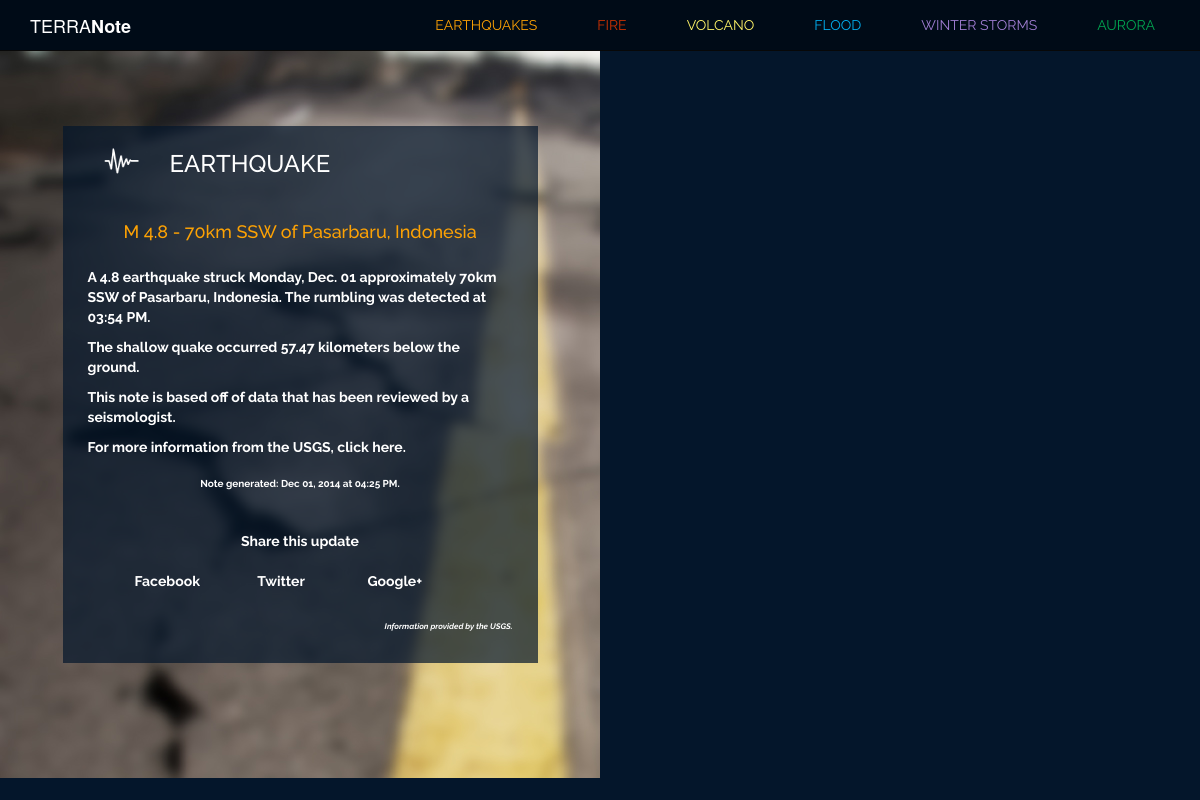
Page /quakes/usb000t1zr on the earlier database version.
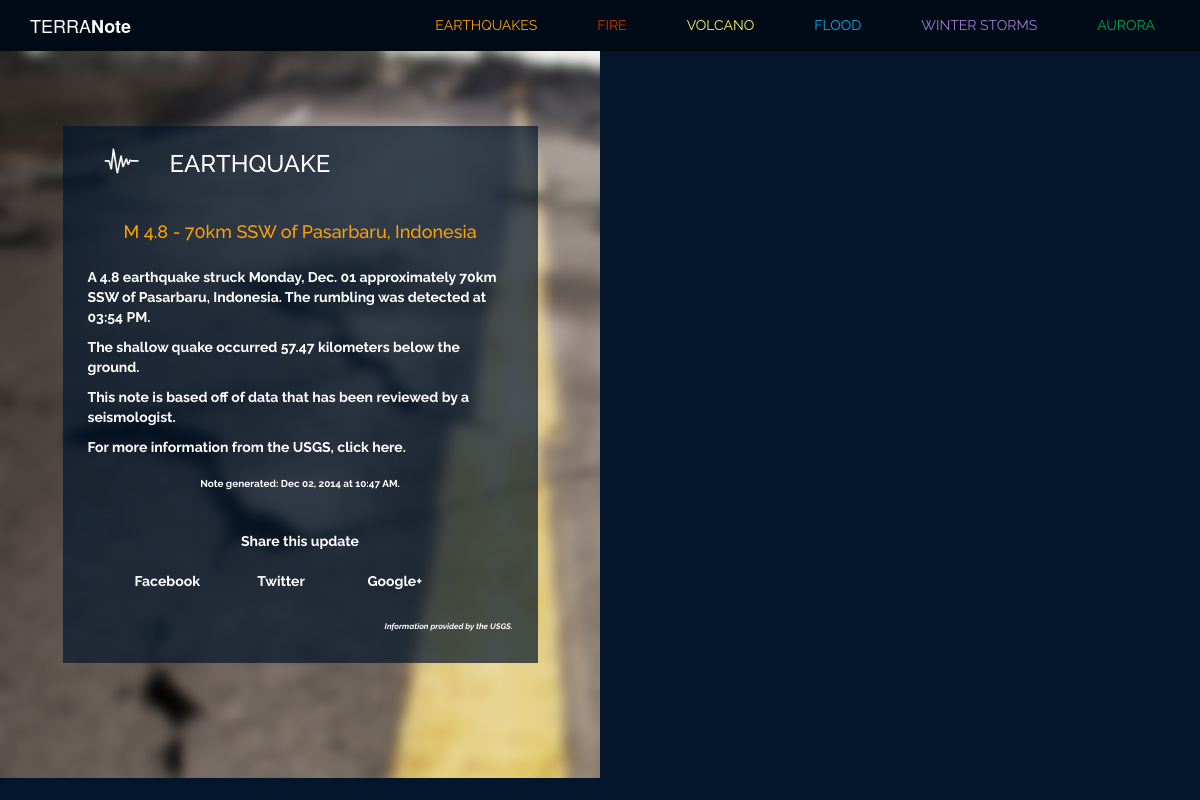
Same page on the later database version.
### model.py (models this page shows)
class Quake(Base):
    __tablename__ = "quakes"
    quake_id = Column(String(50), primary_key = True)
    quake_title = Column(String, nullable = False)
    quake_type = Column(String(25), nullable = False)
    magnitude = Column(Float, nullable = False)
    place = Column(String, nullable = False)
    latitude = Column(Float, nullable = False)
    longitude = Column(Float, nullable = False)
    depth = Column(Float, nullable = False)
    quake_datetime = Column(DateTime, nullable = False)
    url = Column(String, nullable = False)
    seismictype = Column(String, nullable = False)
    status = Column(String, nullable = False)
    felt = Column(Integer, nullable = True)
    tsunami = Column(Integer, nullable = True)
    recordtime = Column(DateTime, nullable = False)

### note.py (the view)
@app.route("/quakes/<quake_id>")
def quake_note(quake_id):
	quake = Quake.query.get(quake_id)
	return render_template("quake.html", quake=quake)

### templates/quake.html (shortened to what this page needs)
{% extends 'base.html' %}
{% block body %}
<div class="notepage">
	<div class="col-sm-6" id="quake-background">
		<div class="col-sm-1"></div>
			<div class="col-sm-10"  id="note-background">
				<div class="note">
					{% if quake.seismictype == 'earthquake' %}
						<div class="row">
							<div class="header">
								<img class="icon" src="/static/images/quake-icon.png"/>
								<h3 class="type">EARTHQUAKE</h3>
							</div>
						</div>
						<div class="headline quake-orange">
							<h4>{{ quake.quake_title }}</h4>
						</div>
						<div class="summary">
							<p>A {{ quake.magnitude }} earthquake struck {{ quake.quake_datetime.strftime('%A') }}, {{ quake.quake_datetime.strftime('%b. %d') }} approximately {{ quake.place }}. The rumbling was detected at {{ quake.quake_datetime.strftime('%I:%M %p') }}.
								{% if quake.depth <= 70 %}
									<p>The shallow quake occurred {{ quake.depth }} kilometers below the ground.</p>
									{% elif quake.depth > 300 %}
									<p>The deep quake occurred {{ quake.depth }} kilometers below the earth's surface.</p>
									{% else %}
									<p>The quake happened {{ quake.depth }} kilometers below the ground.</p>
								{% endif %}
							<div class="review_status">
								{% if quake.status == 'automatic' %}
								<p>This note is based off of computer-generated data and has not yet been reviewed by a seismologist.</p>
								{% else %}
								<p>This note is based off of data that has been reviewed by a seismologist.</p>
								{% endif %}
								<p>For more information from the USGS, click <a href="{{ quake.url }}">here.</a></p>
							</div>
						</div>
						{% endif %}
					<div class="post-time">
						Note generated: {{ quake.recordtime.strftime('%b %d, %Y at %I:%M %p') }}.
					</div>
					<div class="share">
						<div class="row" id="share">
						Share this update
						</div>
						<div class="row">
							<div class="col-sm-1"></div>
                            <div class="col-sm-3"><a href="">Facebook</a></div>
                            <div class="col-sm-3"><a href="">Twitter</a></div>
                            <div class="col-sm-3"><a href="">Google+</a></div>
                            <div class="col-sm-2"></div>
						</div>
					</div>
					<div class="attribution">
						<em>Information provided by the USGS.</em>
					</div>
				</div>
			</div>
		<div class="col-sm-1"></div>
	</div>
	<div class="col-sm-6">
			<div class="row">
				<div id="single-map"></div>
			</div>
	</div>
</div>
{% endblock %}

Differences in the rows shown:
changed Quake "M 4.8 - 70km SSW of Pasarbaru, Indonesia": recordtime "Dec 01, 2014 at 04:25 PM" → "Dec 02, 2014 at 10:47 AM"
